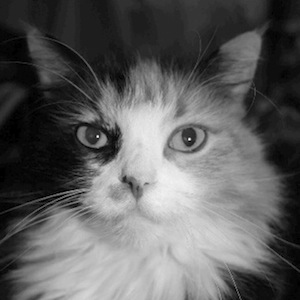
#> input picture Images/cat.jpg, 300 x 300 px, found by its file name
$ jupyter execute --allow-errors Image_Denoising.ipynb
#> lines starting #> are read from the running program, lines starting #| are printed output that depends on the picture
<a href="https://colab.research.google.com/github/rhudaina/CENTREX-for-STEM-DepEd-QCSHS/blob/main/Image_Denoising.ipynb" target="_parent"></a>

## Load the Dependencies

[cell 1]
import numpy as np
from matplotlib import pyplot as plt
import cv2 as cv
from google.colab.patches import cv2_imshow # for image display

# Image Denoising

All electronic devices are subject to noise -- pixels that, for one reason or another, take on an incorrect color or intensity. This means that the RGB values or light intensities do not accurately depict the event captured in the image.

*Noise* refers to unwanted or random fluctuations in the pixel values of an image. Noise can be caused by various factors such as the imaging sensor, electrical interference, or transmission errors.

[cell 2]
Img = cv.imread('cat.jpg', cv.IMREAD_GRAYSCALE);
#> Img is the input picture: shape (300, 300); min 0, max 254, mean 94.6
cv2_imshow(Img)

[cell 3]
Img = cv.imread('noisycat.jpg', cv.IMREAD_GRAYSCALE);
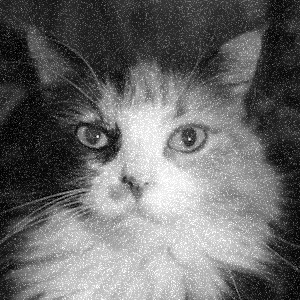
#> input picture Images/noisycat.jpg, 300 x 300 px, found by its file name
#> Img is the input picture: shape (300, 300); min 0, max 255, mean 106.4
cv2_imshow(Img)

## Smoothing with the Mean

[cell 4]
A = np.array([[255,255,255],
              [255,150,0],
              [255,0,0]])
print(A)
plt.imshow(A, cmap = 'gray',vmin=0,vmax=255)
plt.axis("off")
plt.show()
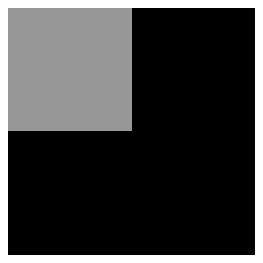
#> figure drawn by matplotlib, 1 panel

Compute the **mean** of the intensities of the surrounding $8$ pixels and the center pixel
$$255,255,255,255,255,150,0,0,0$$
and replace the intensity of center pixel with the calculated mean.

#> (a cell that did not finish here is left out)

[cell 6]
plt.imshow(A, cmap = 'gray',vmin=0,vmax=255)
plt.axis("off")
plt.show()

## Smoothing with Median

Compute the **median** of the intensities of the surrounding $8$ pixels and the center pixel
$$255,255,255,255,255,150,0,0,0$$
and replace the intensity of center pixel with the calculated median.

[cell 7]
A = np.array([[255,255,255],
              [255,150,0],
              [255,0,0]])
print(A)
plt.imshow(A, cmap = 'gray',vmin=0,vmax=255)
plt.axis("off")
plt.show()

#> (a cell that did not finish here is left out)

[cell 9]
plt.imshow(A, cmap = 'gray',vmin=0,vmax=255)
plt.axis("off")
plt.show()

## Smoothing Noisy Circle

### Smoothing With Mean

[cell 10]
Img = cv.imread('noisycircle.jpg', cv.IMREAD_GRAYSCALE);
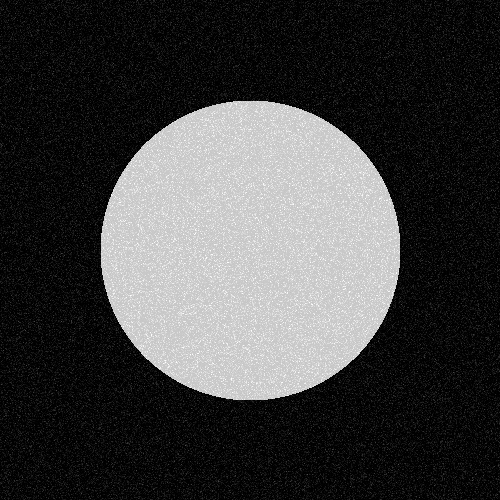
#> input picture Images/noisycircle.jpg, 500 x 500 px, found by its file name
#> Img is the input picture: shape (500, 500); min 0, max 255, mean 64.8
cv2_imshow(Img)

[cell 11]
def smooth_mean(Img):
  Img_denoised = Img;
  row,col = Img.shape
#> row = 500; col = 500
  Img = Img.astype(np.float64)

  for i in range(1,row-1):
    for j in range(1,col-1):
      Img_denoised[i,j] = np.mean(Img[i-1:i+2,j-1:j+2]) # mean of neighboring cells

  return Img_denoised.astype(np.uint8)

[cell 12]
Img_denoised = smooth_mean(Img)
cv2_imshow(Img_denoised)

What happens if we iteratively denoise the image?

[cell 13]
Img = cv.imread('noisycircle.jpg', cv.IMREAD_GRAYSCALE);
cv2_imshow(Img)

for k in range(5):
  Img_denoised = smooth_mean(Img)
  Img = Img_denoised

cv2_imshow(Img_denoised)
